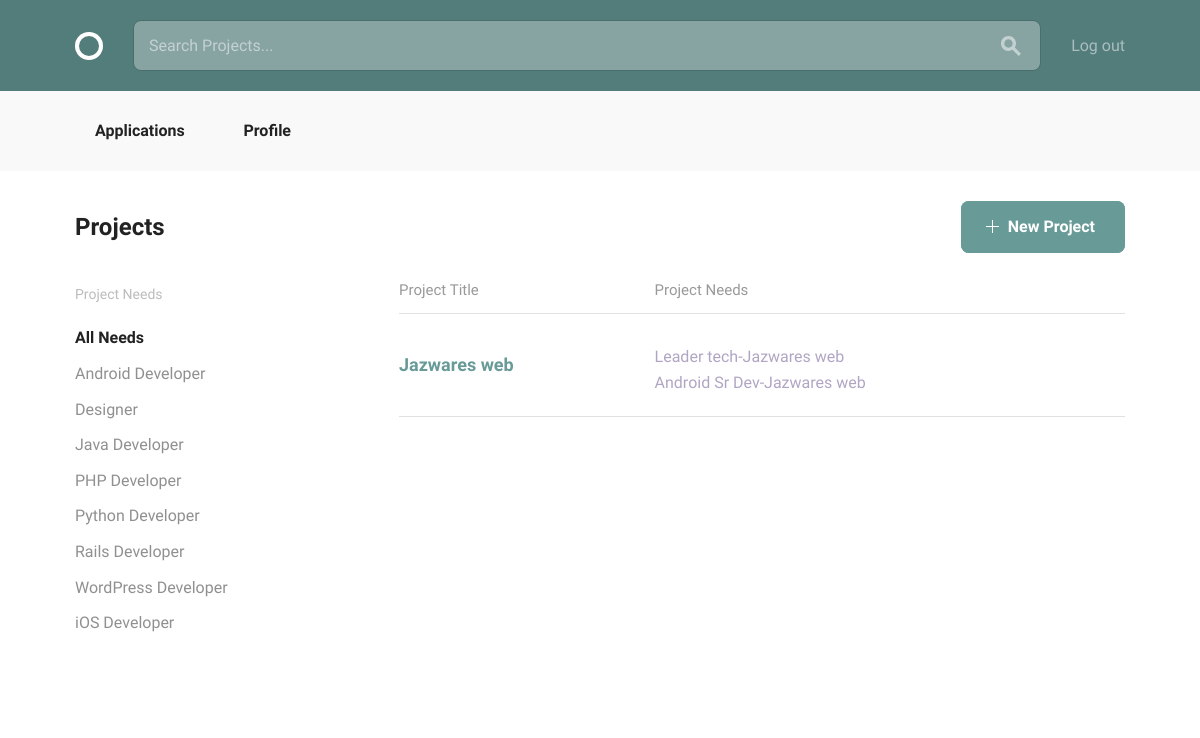
The page /projects/ (signed in) on the database as committed earlier.
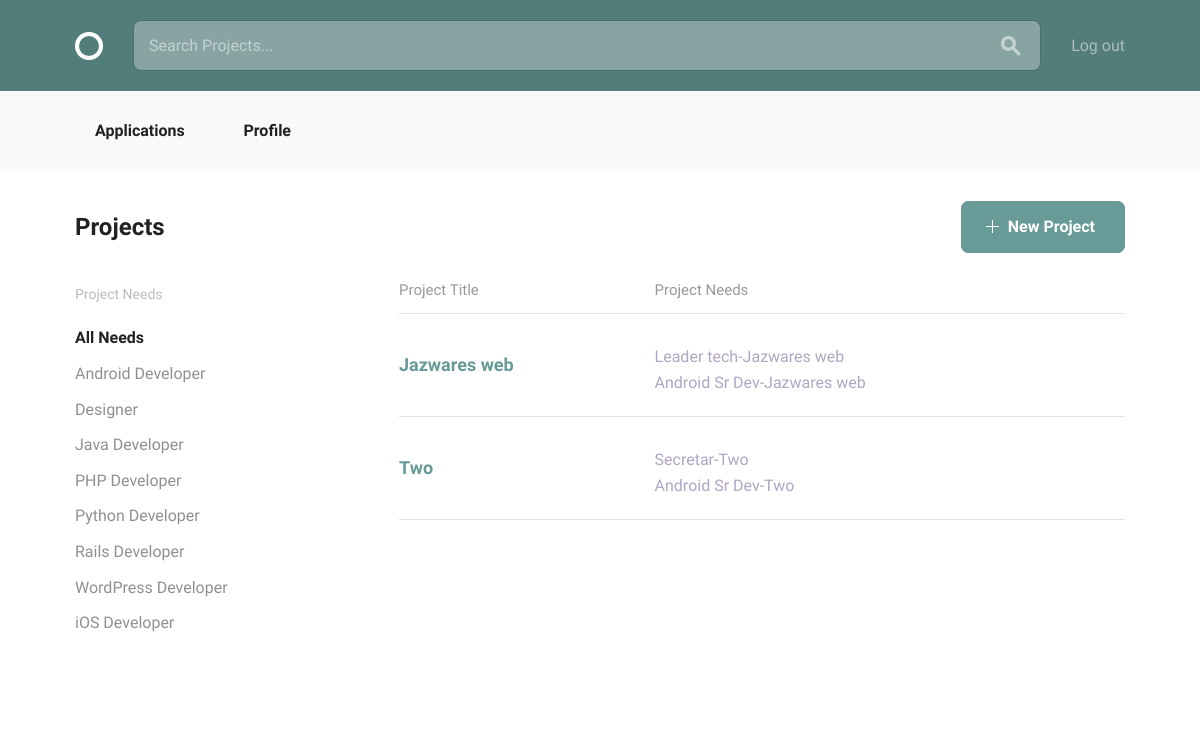
The same page on the database as committed later.
### projects/models.py (models this page shows)
class Project(models.Model):
    owner = models.ForeignKey(settings.AUTH_USER_MODEL,
                              related_name="projects")
    title = models.CharField(max_length=140)
    description = models.TextField()
    concluded = models.BooleanField(default=False)
    time_line_description = models.TextField(default='')
    applicant_req = models.TextField(default='')
    def __str__(self):
        return self.title

class Position(models.Model):
    position_title = models.CharField(max_length=40)
    skill = models.ForeignKey(Skill, related_name='positions')
    description = models.TextField(default='')
    project = models.ForeignKey(Project, related_name='positions')
    filled = models.BooleanField(default=False)
    def __str__(self):
        return "{}-{}".format(self.position_title, self.project)

### projects/views.py (the view)
class AllProjects(LoginRequiredMixin, PrefetchRelatedMixin, generic.ListView):
    model = models.Project
    prefetch_related = ["positions"]

### projects/templates/projects/project_list.html
{% extends "layout.html" %}
{% block body_content %}
<div class="bounds circle--page">
    <div class="circle--page--header circle--fluid">
        <div class="circle--fluid--cell circle--fluid--primary">
            <h2>Projects</h2>
        </div>
        <div class="circle--fluid--cell circle--fluid--secondary">
            <a class="button button-primary icon-on-left" href="{% url 'projects:create_project' %}">
                <svg version="1.1" xmlns="http://www.w3.org/2000/svg" xmlns:xlink="http://www.w3.org/1999/xlink" x="0px" y="0px" viewBox="0 0 13 13" style="enable-background:new 0 0 13 13;" xml:space="preserve" class="add">
            <polygon points="7,6 7,0 6,0 6,6 0,6 0,7 6,7 6,13 7,13 7,7 13,7 13,6 "/>
          </svg>
                New Project
            </a>
        </div>
    </div>
    <div class="grid-25">
        <div class="circle--filter circle--secondary--module">
            <h4>Project Needs</h4>
            <ul class="circle--filter--list">
                <li><a class="selected">All Needs</a></li>
                <li><a>Android Developer</a></li>
                <li><a>Designer</a></li>
                <li><a>Java Developer</a></li>
                <li><a>PHP Developer</a></li>
                <li><a>Python Developer</a></li>
                <li><a>Rails Developer</a></li>
                <li><a>WordPress Developer</a></li>
                <li><a>iOS Developer</a></li>
            </ul>
        </div>
    </div>
    <div class="grid-70 grid-push-5">
        <table class="u-full-width circle--table">
            <thead>
            <tr>
                <th>Project Title</th>
                <th class="circle--cell--right">Project Needs</th>
            </tr>
            </thead>
            <tbody>
            {% for project in project_list %}
            <tr class="clickable-row" data-href="{% url 'projects:detail_project' pk=project.pk %}">
                <td>
                    <h3>{{ project.title }}</h3>
                </td>
                <td class="circle--cell--right">
                    {% for position in project.positions.all %}
                        <p class="secondary-label">{{ position }}</p>
                    {% endfor %}
                </td>
            </tr>
            {% endfor %}
            </tbody>
        </table>
    </div>
</div>
{% endblock %}

Rows that differ between the two databases and show on the page:
added Project: title "Two"
added Position: position_title+project "Secretar-Two", shown under "Two"
added Position: position_title+project "Android Sr Dev-Two", shown under "Two"
